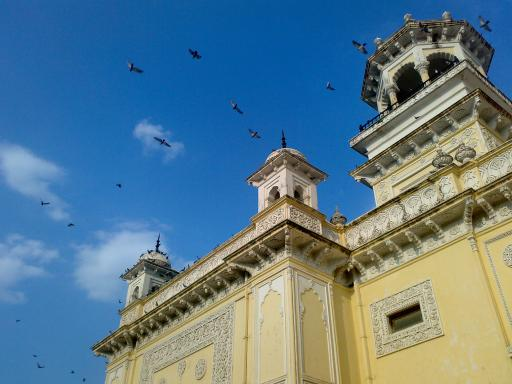
#> input picture images/home.jpg, 512 x 384 px, found by its file name
$ jupyter execute '影像強化處理.ipynb'
#> lines starting #> are read from the running program, lines starting #| are printed output that depends on the picture
[cell 1]
import cv2 as cv
import os
import sys
import numpy as np
from matplotlib import pyplot as plt
from google.colab import drive
from google.colab.patches import cv_imshow
drive.mount('/content/drive')

# 彩色/灰階影像的直方圖繪製

[cell 2]
folder = r'/content/drive/MyDrive/images'
path_img = os.path.join(folder,'home.jpg')

img = cv.imread(path_img)
#> img is the input picture: shape (384, 512, 3); mean B, G, R 141.2, 123.9, 91.6
if img is None:
  sys.exit("could not read the image.")
cv_imshow(img)
img_gray = cv.cvtColor(img,cv.COLOR_BGR2GRAY)
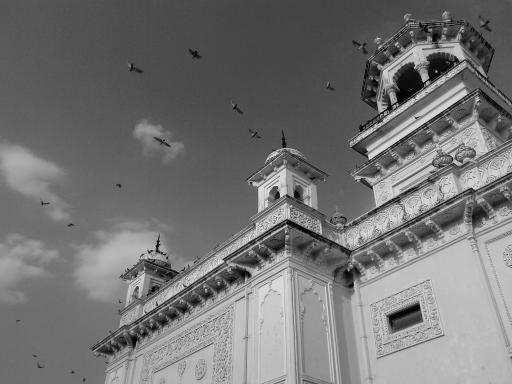
#> img_gray: shape (384, 512); min 0, max 252, mean 116.2

## Calculate it

[cell 3]
color = ('b','g','r')
for i, col in enumerate(color):
  hist = cv.calcHist([img],[i],None,[256],[0,255])
  plt.plot(hist,color=col)
  plt.xlim([0,255])
plt.show()
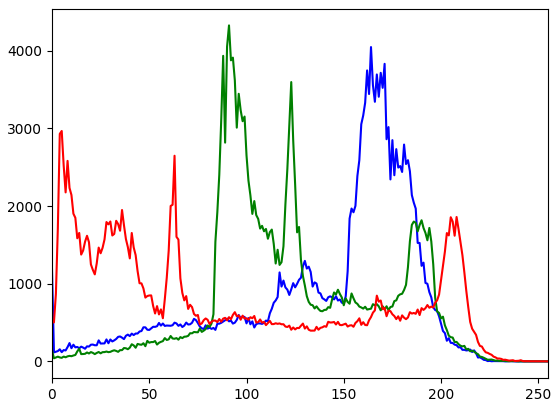
#> figure drawn by matplotlib, 1 panel; curve peaks at x = 164, y = 4049; curve peaks at x = 91, y = 4328; curve peaks at x = 5, y = 2968

## Calculate it in gray-scale image

[cell 4]
img_gray = cv.cvtColor(img,cv.COLOR_BGR2GRAY)
cv_imshow(img_gray)
hist = cv.calcHist([img],[i],None,[256],[0,255])
#> hist = 256 values, max 2968 at index 5, min 0 at index 255, mean 768
plt.plot(hist)
plt.xlim([0,255])
plt.show()
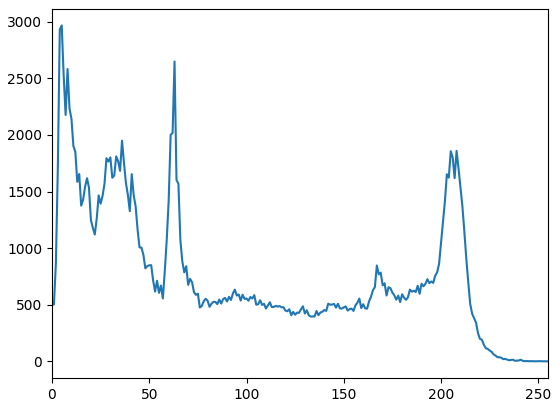
#> figure drawn by matplotlib, 1 panel; curve peaks at x = 5, y = 2968

# 影像的直方圖均等化

[cell 5]
folder = r'/content/drive/MyDrive/images'
path_img = os.path.join(folder,'Hawkes_Bay_NZ.jpg')

img = cv.imread(path_img)
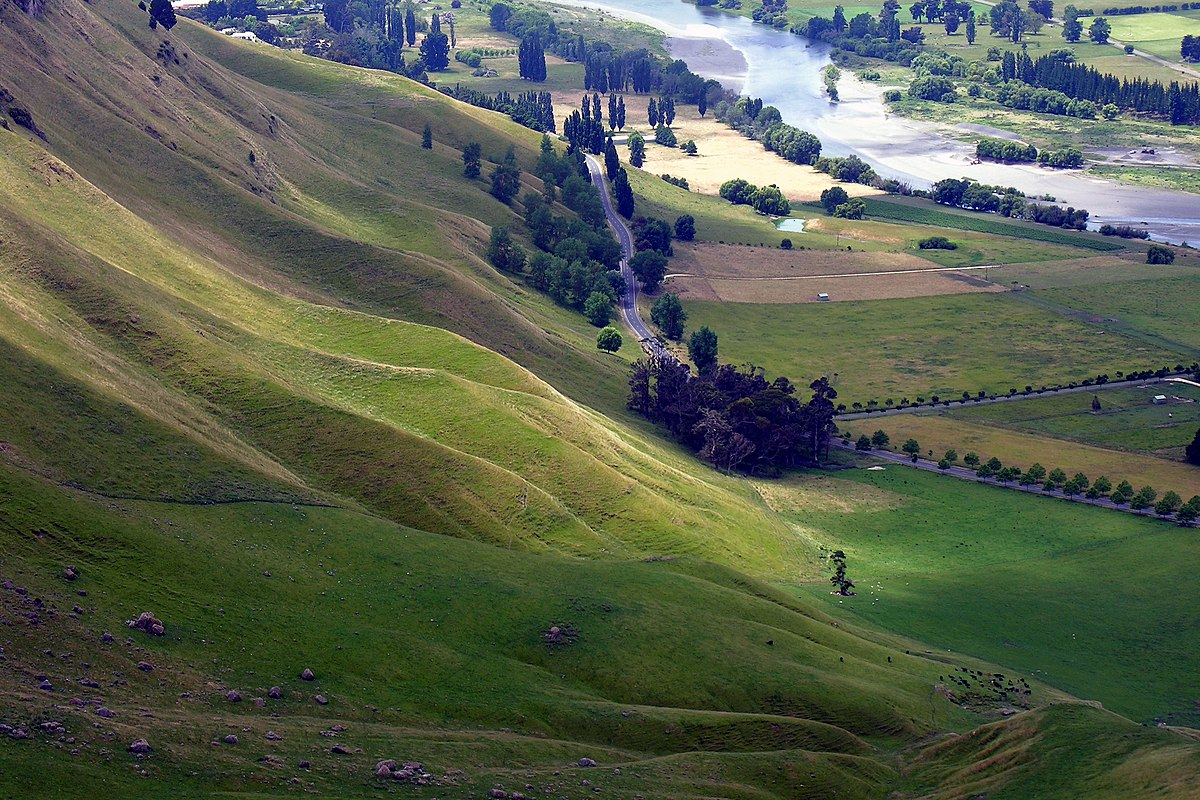
#> input picture images/Hawkes_Bay_NZ.jpg, 1200 x 800 px, found by its file name
#> img is the input picture: shape (800, 1200, 3); mean B, G, R 78, 94.9, 87.3
if img is None:
  sys.exit("could not read the image.")
cv_imshow(img)
img_gray = cv.cvtColor(img,cv.COLOR_BGR2GRAY)
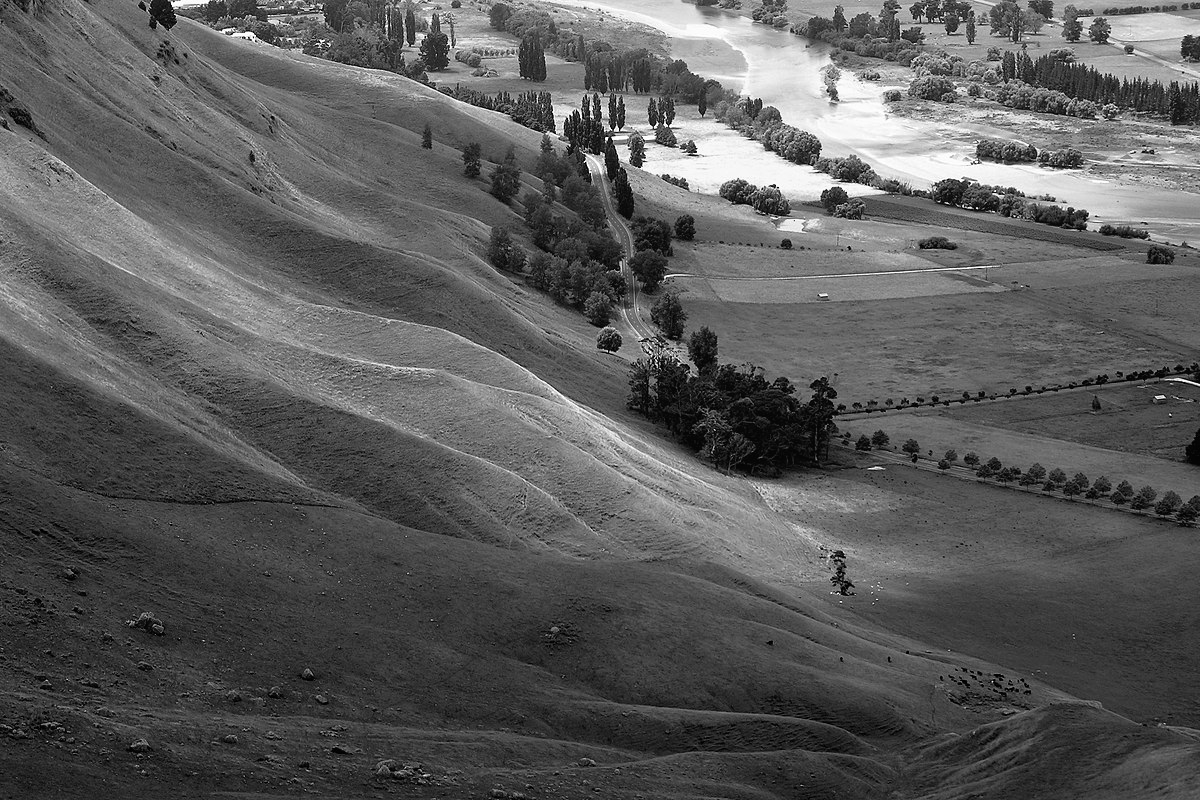
#> img_gray: shape (800, 1200); min 0, max 255, mean 90.7

[cell 6]
img_gray = cv.cvtColor(img,cv.COLOR_BGR2GRAY)

hist = cv.calcHist([img_gray],[0],None,[256],[0,255])
#> hist = 256 values, max 11077 at index 58, min 0 at index 255, mean 3749.5
plt.plot(hist)
plt.xlim([0,255])
plt.show()
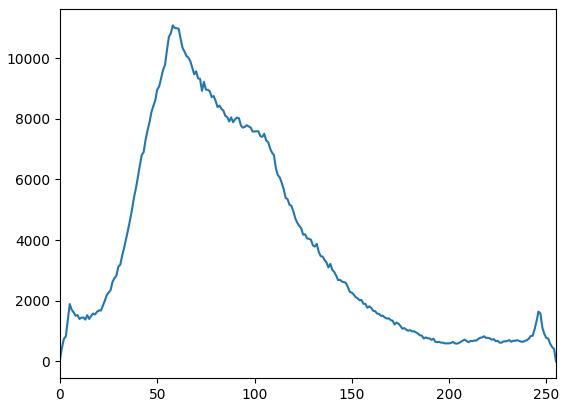
#> figure drawn by matplotlib, 1 panel; curve peaks at x = 58, y = 11077

[cell 7]
equ = cv.equalizeHist(img_gray)
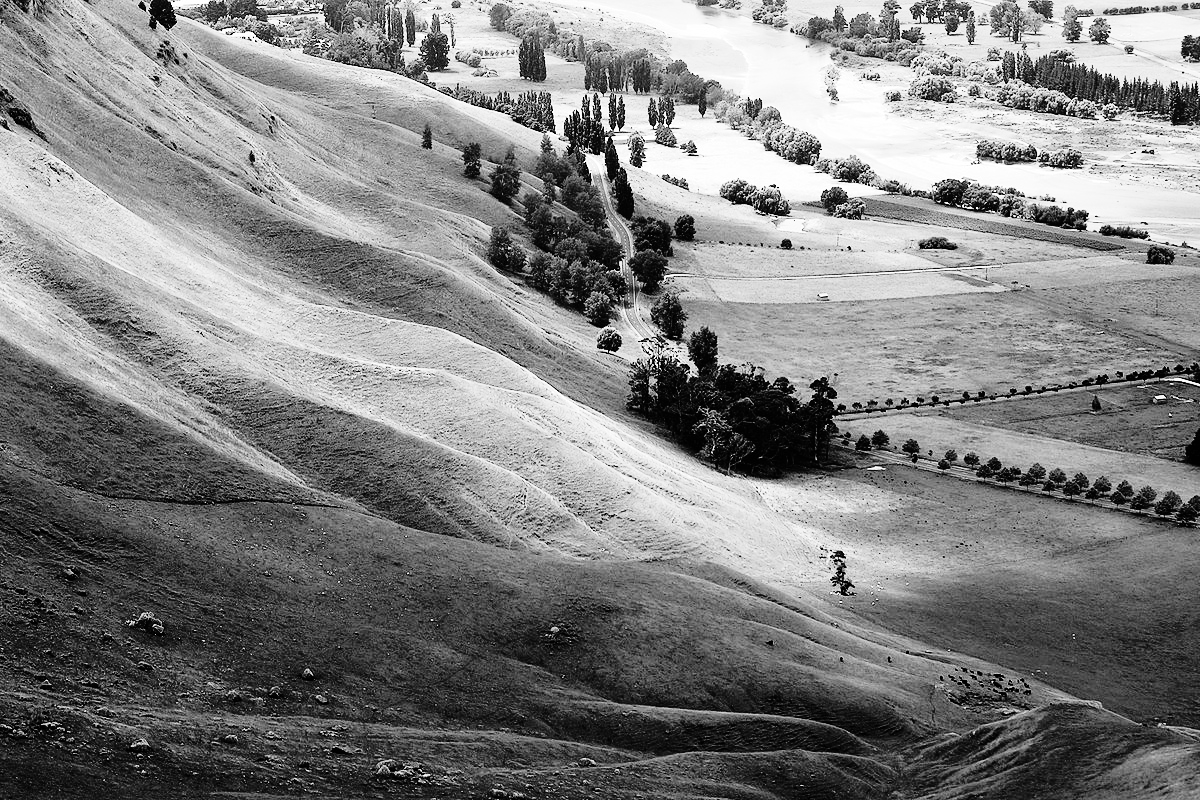
#> equ: shape (800, 1200); min 0, max 255, mean 128.4
res = np.hstack((img_gray,equ))
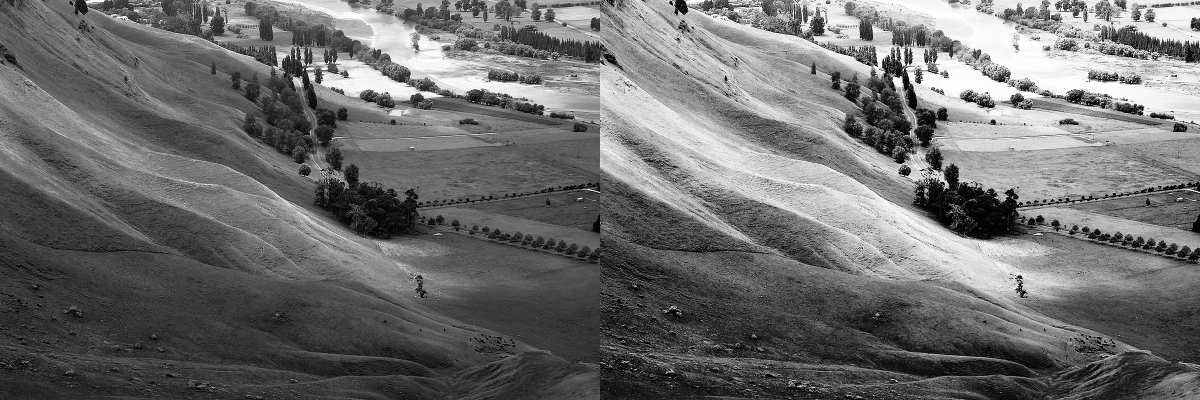
#> res: shape (800, 2400) (shown at 1/2 size); min 0, max 255, mean 109.5
cv_imshow(res)

[cell 8]
hist,bins = np.histogram(img_gray.flatten(),256,[0,255])
#> hist = 256 values, max 11077 at index 58, min 67 at index 0, mean 3750; bins = 257 values from 0 to 255
cdf = hist.cumsum()
#> cdf = 256 values from 67 to 960000
cdf_normalized = cdf * float(hist.max()) / cdf.max()
#> cdf_normalized = 256 values from 0.773 to 11077
plt.plot(cdf_normalized,color = 'b')
plt.hist(img.flatten(),256,[0,255],color = 'r')
plt.xlim([0,255])
plt.legend(('cdf','histogram'),loc = 'upper left')
plt.show()
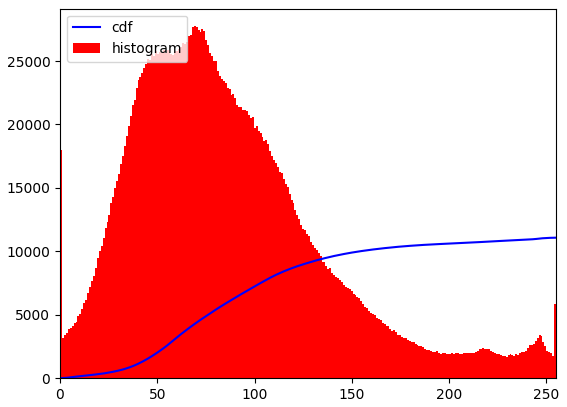
#> figure drawn by matplotlib, 1 panel; tallest bar 27749 high, from x = 68.73 to 69.73; curve peaks at x = 255, y = 11077

hist,bins = np.histogram(equ.flatten(),256,[0,255])
#> hist = 256 values, max 11077 at index 68, min 0 at index 22, mean 3750
cdf = hist.cumsum()
#> cdf = 256 values from 1259 to 960000
cdf_normalized = cdf * float(hist.max()) / cdf.max()
#> cdf_normalized = 256 values from 14.53 to 11077
plt.plot(cdf_normalized, color = 'b')
plt.hist(equ.flatten(),256,[0,255],color = 'r')
plt.xlim([0,256])
plt.legend(('cdf','histogram'),loc = 'upper left')
plt.show()
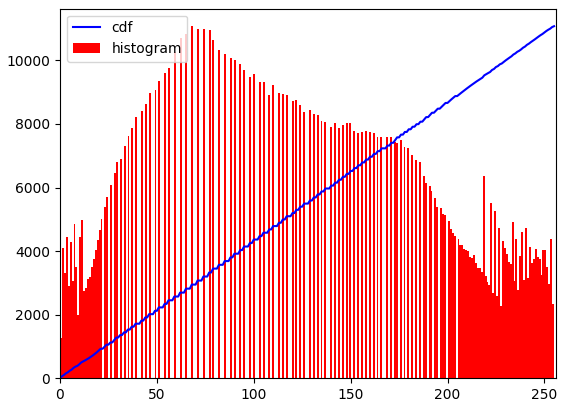
#> figure drawn by matplotlib, 1 panel; tallest bar 11077 high, from x = 67.73 to 68.73; curve peaks at x = 255, y = 11077
